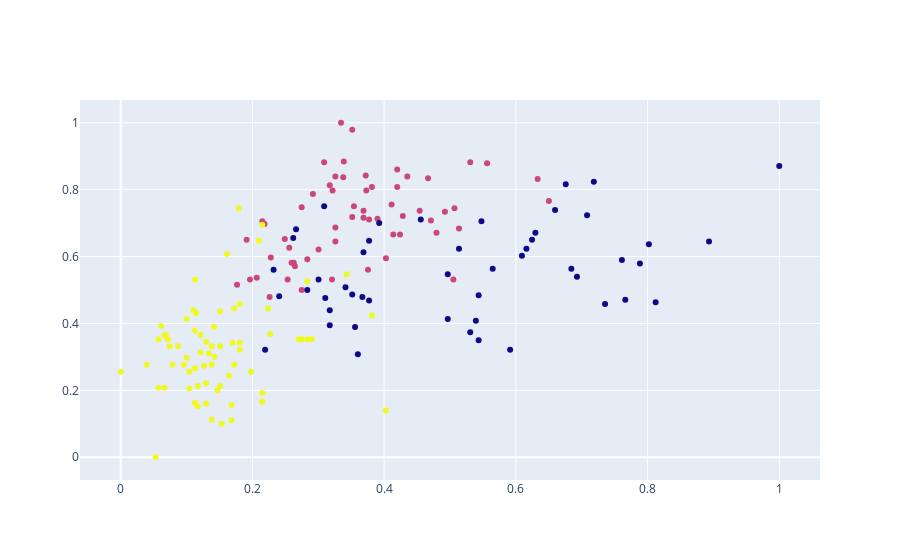

The notebook cell this image was saved under:
### Markdown cell above
# Visualizando os clusters

### Code cell
fig = go.Figure()
fig.add_trace(go.Scatter(x=df['Intensidade_de_cor'], y=df['Alcool'],
              mode='markers',
              marker=dict(color=labels),
              text = labels ))

fig.show()

### Figure 1 — Plotly figure (JSON) as saved in the notebook; plotly's stock layout.template omitted (floating-point values rounded to 4 significant figures; data arrays with more than 128 entries replaced by an {"elided": "..."} marker saying what was removed)
{"data": [{"marker": {"color": {"elided": "178 int values"}}, "mode": "markers", "text": {"elided": "178 int values"}, "type": "scatter", "x": {"elided": "178 float values"}, "y": {"elided": "178 float values"}}], "layout": {}}
